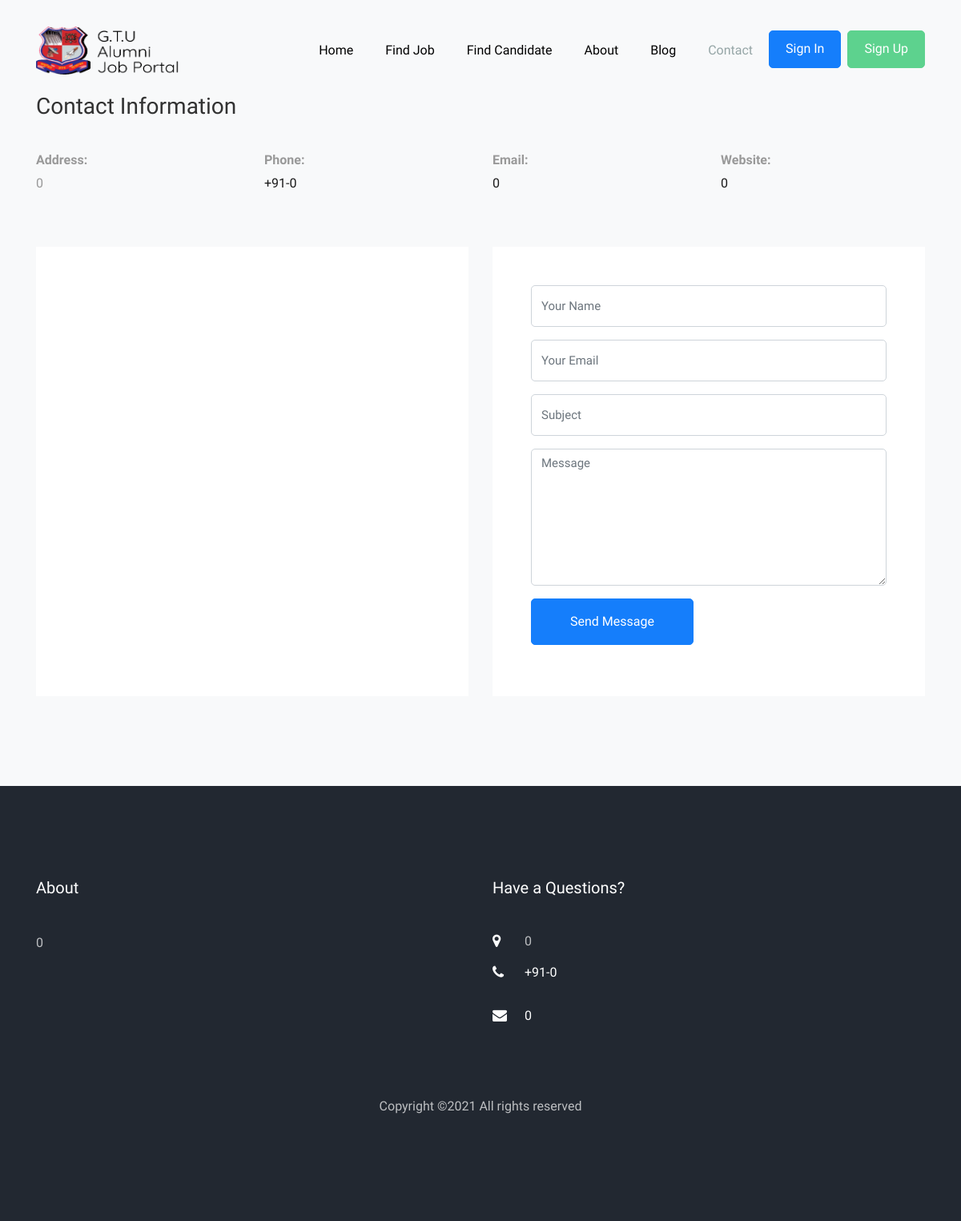
The app's page /contact.php, older data.
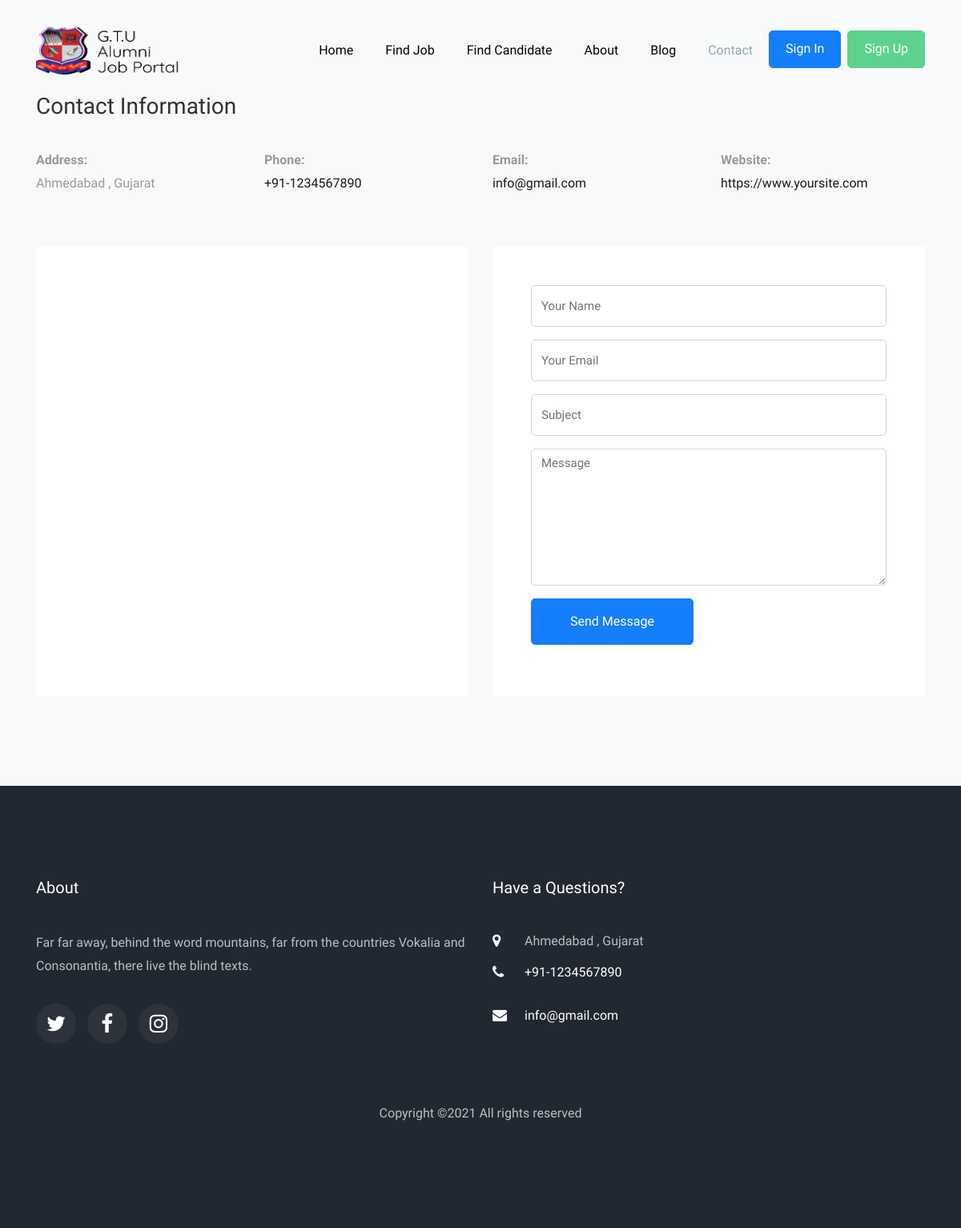
The same page, newer data.
### tables this page shows
CREATE TABLE `page` (
  `id` int(11) NOT NULL,
  `about_info` varchar(255) NOT NULL,
  `contact_address` varchar(255) NOT NULL,
  `contact_number` varchar(255) NOT NULL,
  `contact_email` varchar(255) NOT NULL,
  `contact_website` varchar(255) NOT NULL
);

### common_function.php (called while the page is built, shortened)
		<?php
	function admin_get_field($conn,$fieldName)
	{
		$sql= "SELECT * FROM `page`";
		$result = mysqli_query($conn,$sql);
		if($result)
		{
			if(mysqli_affected_rows($conn))
			{
				while ($row = mysqli_fetch_array($result)) {
					$name = $row[$fieldName];
				}
				return $name;
			}
			else
			{
				return 0;
			}
		}
		else
		{
			return 0;
		}
	}
?>

### contact.php (the view, shortened to what this page needs)
<?php
  include 'header.php';
  $editContactAddress = admin_get_field($conn,'contact_address');
  $editContactNumber = admin_get_field($conn,'contact_number');
  $editContactEmail = admin_get_field($conn,'contact_email');
  $editContactWebsite = admin_get_field($conn,'contact_website');
  $name = '';
  $email = '';
  $subject = '';
  $message = '';
?>
<?php
  include 'navigation.php';
?>
<section class="ftco-section contact-section bg-light">
  <div class="container">
    <div class="row d-flex mb-5 contact-info">
      <div class="col-md-12 mb-4">
        <h2 class="h3">Contact Information</h2>
      </div>
      <div class="col-md-3">
        <p><span><b>Address:</b></span><br>
          <?php echo $editContactAddress;?></p>
      </div>
      <div class="col-md-3">
        <p><span><b>Phone:</b></span><br><a href="javascript:void(0)">+91-<?php echo $editContactNumber;?></a></p>
      </div>
      <div class="col-md-3">
        <p><span><b>Email:</b></span><br><a href="javascript:void(0)"><?php echo $editContactEmail;?></a></p>
      </div>
      <div class="col-md-3">
        <p><span><b>Website:</b></span><br><a href="#"><?php echo $editContactWebsite;?></a></p>
      </div>
    </div>
    <div class="row block-9">
      <div class="col-md-6 order-md-last d-flex">
        <form action="contact.php" method="Post" class="bg-white p-5 contact-form">
          <div class="form-group">
            <input type="text" name="name" class="form-control" placeholder="Your Name" value="<?php echo $name;?>">
          </div>
          <div class="form-group">
            <input type="email" name="email" class="form-control" placeholder="Your Email" value="<?php echo $email;?>">
          </div>
          <div class="form-group">
            <input type="text" name="subject" class="form-control" placeholder="Subject" value="<?php echo $subject;?>">
          </div>
          <div class="form-group">
            <textarea name="message" id="" cols="30" rows="7" class="form-control" placeholder="Message"><?php echo $message;?></textarea>
          </div>
          <div class="form-group">
            <input type="submit" name="submit" value="Send Message" class="btn btn-primary py-3 px-5">
          </div>
        </form>
      </div>
      <div class="col-md-6 d-flex">
      	<div id="map" class="bg-white"></div>
      </div>
    </div>
  </div>
</section>
<?php
  include 'footer.php';
?>

### footer.php (shortened to what this page needs)
<?php
  $editAbout = admin_get_field($conn,'about_info');
  $editContactAddress = admin_get_field($conn,'contact_address');
  $editContactNumber = admin_get_field($conn,'contact_number');
  $editContactEmail = admin_get_field($conn,'contact_email');
?>
<footer class="ftco-footer ftco-bg-dark ftco-section">
      <div class="container">
        <div class="row mb-5">
          <div class="col-md">
             <div class="ftco-footer-widget mb-4">
              <h2 class="ftco-heading-2">About</h2>
              <p><?php echo $editAbout;?></p>
              <ul class="ftco-footer-social list-unstyled float-md-left float-lft mt-3">
                <li class="ftco-animate"><a href="#"><span class="icon-twitter"></span></a></li>
                <li class="ftco-animate"><a href="#"><span class="icon-facebook"></span></a></li>
                <li class="ftco-animate"><a href="#"><span class="icon-instagram"></span></a></li>
              </ul>
            </div>
          </div>
          <div class="col-md">
            <div class="ftco-footer-widget mb-4">
              <h2 class="ftco-heading-2">Have a Questions?</h2>
              <div class="block-23 mb-3">
                <ul>
                  <li><span class="icon icon-map-marker"></span><span class="text"><?php echo $editContactAddress;?></span></li>
                  <li><a href="javascript:void(0)"><span class="icon icon-phone"></span><span class="text">+91-<?php echo $editContactNumber;?></span></a></li>
                  <li><a href="javascript:void(0)"><span class="icon icon-envelope"></span><span class="text"><?php echo $editContactEmail;?></span></a></li>
                </ul>
              </div>
            </div>
          </div>
        </div>
        <div class="row">
          <div class="col-md-12 text-center">
            <p>Copyright &copy;<script>document.write(new Date().getFullYear());</script> All rights reserved </p>
          </div>
        </div>
      </div>
    </footer>
  </body>
</html>

Row changes from the older to the newer data that the page shows:
added page: contact_address "Ahmedabad , Gujarat", contact_number "1234567890", contact_email "info@gmail.com", contact_website "https://www.yoursite.com", about_info "Far far away, behind the word mountains, far from the countries Vokalia and Consonantia, there live the blind texts."
Text that changed along with them:
$editContactAddress: "0" → (not shown)
$editContactNumber: "0" → (not shown)
$editContactEmail: "0" → (not shown)
$editContactWebsite: "0" → (not shown)
$editAbout: "0" → (not shown)
